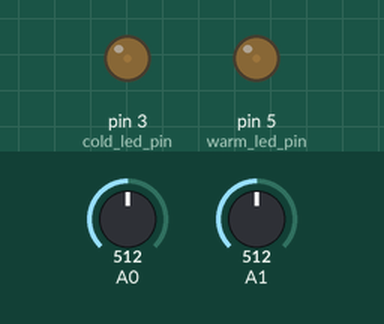
The sketch below on a simulated Arduino Uno, built with avr-gcc and run on an emulated ATmega328P. On the bench: output pins drawn as LEDs (lit = HIGH). The test bench sets the inputs (shaded band); at power-on: A1 = 512, A0 = 512.

Above: at 1.2 s.
1.3 s: A1 set to 900
At 2.3 s:
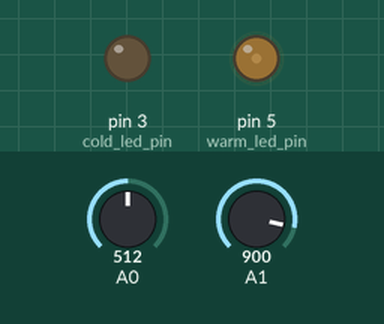
2.8 s: A0 set to 716
At 3.8 s:
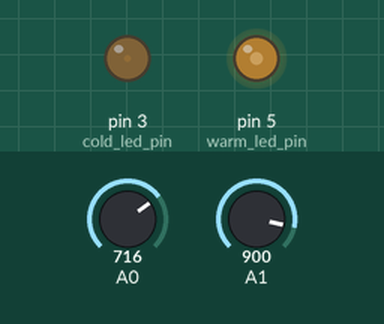
4.3 s: A1 set to 1023
At 4.9 s:
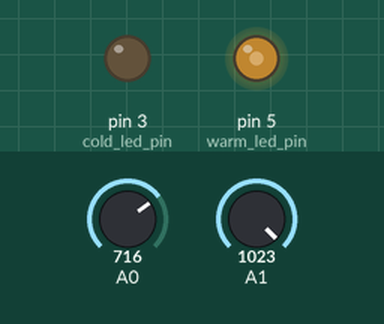
5.8 s: A0 set to 900
At 6.5 s:
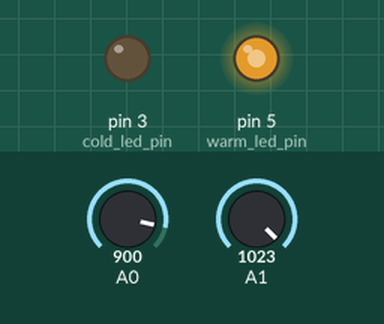
7.3 s: A0 set to 1023
At 8.5 s:
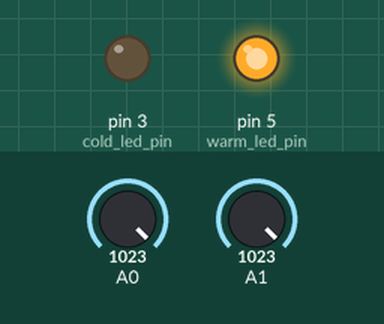
8.8 s: A1 set to 306
At 9.9 s:
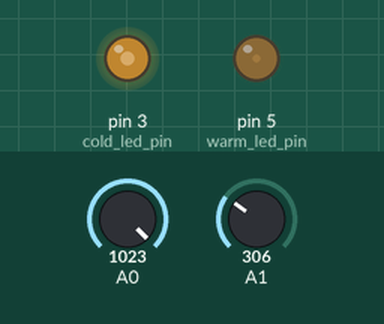
Timing chart, 0 to 11.3 s (numbered marks = the images above; inputs shaded):
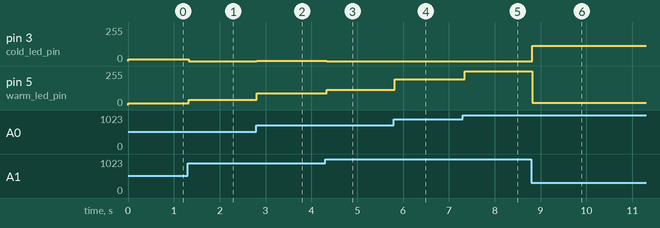

The sketch:

egen_koppling_led_styrning.ino
```cpp
float ratio_from_analog ( int analog_input )
{
  if ( analog_input == 0 )
  {
    return 0.0;
  }
  else
  {
    return float(analog_input) / 1023.0;
  }
}


float gamma_corrected_ratio ( float ratio, float gamma = 2.2 )
{
  return pow ( ratio, gamma );
}


int duty_from_a ( int analog_input, float gamma = 2.2 )
{
  return int(255.0 * gamma_corrected_ratio ( ratio_from_analog( analog_input ) ) );
}


int duty_from_ratio ( float ratio, float gamma = 2.2 )
{
  return int(255.0 * gamma_corrected_ratio ( ratio ) );
}

const uint8_t cold_led_pin { 3 };
const uint8_t warm_led_pin { 5 };


void setup()
{
  pinMode(cold_led_pin, OUTPUT);
  pinMode(warm_led_pin, OUTPUT);
}

void loop()
{
  const float brightness_ratio = { ratio_from_analog( analogRead( A0 ) ) };
  const float warmth_ratio = { 1.0 - ratio_from_analog( analogRead( A1 ) ) };

  analogWrite(warm_led_pin, duty_from_ratio( brightness_ratio * ( 1.0 - warmth_ratio ) ) );
  analogWrite(cold_led_pin, duty_from_ratio( brightness_ratio * warmth_ratio ) );
  delay(50);
}
```

Measured:
- after the input at 1.3 s, pin 3 (cold_led_pin): 12/255 → 0/255 at once; pin 5 (warm_led_pin): 12/255 → 41/255 at once
- after the input at 2.8 s, pin 3 (cold_led_pin): 0/255 → 1/255 at once; pin 5 (warm_led_pin): 41/255 → 87/255 at once
- after the input at 4.3 s, pin 3 (cold_led_pin): 1/255 → 0/255 at once; pin 5 (warm_led_pin): 87/255 → 116/255 at once
- after the input at 5.8 s, pin 5 (warm_led_pin): 116/255 → 192/255 at once
- after the input at 7.3 s, pin 5 (warm_led_pin): 192/255 → 255/255 at once
- after the input at 8.8 s, pin 3 (cold_led_pin): 0/255 → 116/255 at once; pin 5 (warm_led_pin): 255/255 → 17/255 at once
